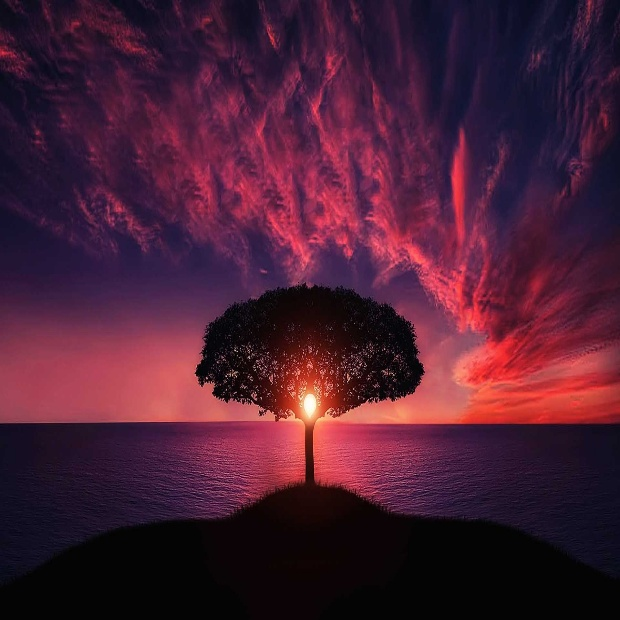
#> input picture tree.jpg, 620 x 620 px
$ jupyter execute Crop_and_Swaping_Image.ipynb
#> lines starting #> are read from the running program, lines starting #| are printed output that depends on the picture; after the words box and inside, x2 and y2 are one past the last pixel; in counts of white or black regions, pixels touching at a corner belong together
[cell 1]
import cv2

[cell 2]
tree = cv2.imread('tree.jpg')
#> tree is the input picture: shape (620, 620, 3); mean B, G, R 51.2, 30.3, 73.7

[cell 3]
tree.shape
#> Out = (620, 620, 3)

[cell 4]
cv2.imshow('tree',tree)
cv2.waitKey()
cv2.destroyAllWindows()

[cell 5]
croptree = tree[210:510, 210:410]
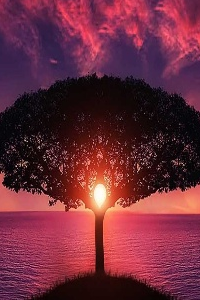
#> croptree: shape (300, 200, 3); mean B, G, R 59.3, 43.3, 108.7

[cell 6]
land = cv2.imread('land.jpg')
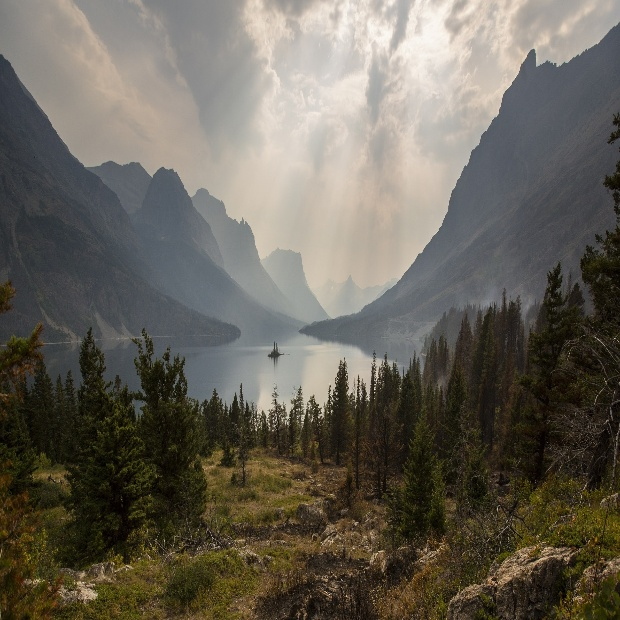
#> input picture land.jpg, 620 x 620 px
#> land is the input picture: shape (620, 620, 3); mean B, G, R 87.8, 98.5, 103.4

[cell 7]
land.shape
#> Out = (620, 620, 3)

[cell 8]
cv2.imshow('land',land)
cv2.waitKey()
cv2.destroyAllWindows()

[cell 9]
cropland = land[210:510, 210:410]
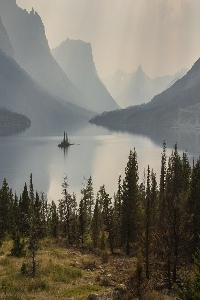
#> cropland: shape (300, 200, 3); mean B, G, R 104.2, 115.9, 120.4

[cell 10]
land[210:510, 210:410] = croptree
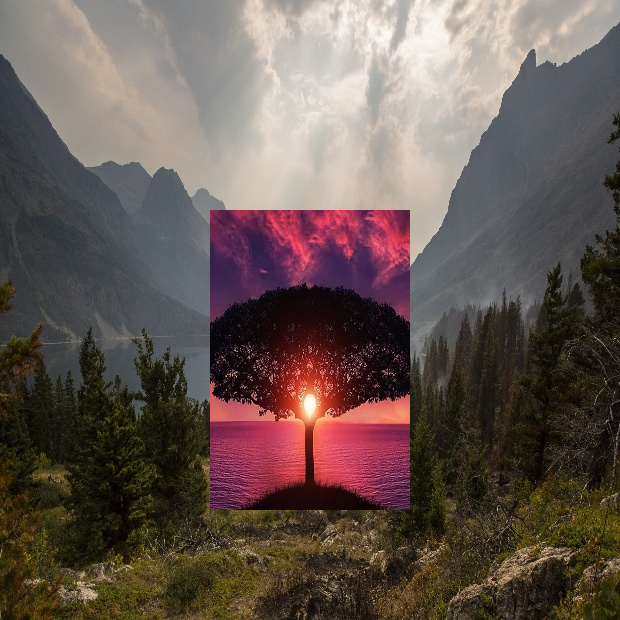
#> land: shape (620, 620, 3); 15.61% of pixels changed, all inside (x1, y1, x2, y2) = (210, 210, 410, 510)
